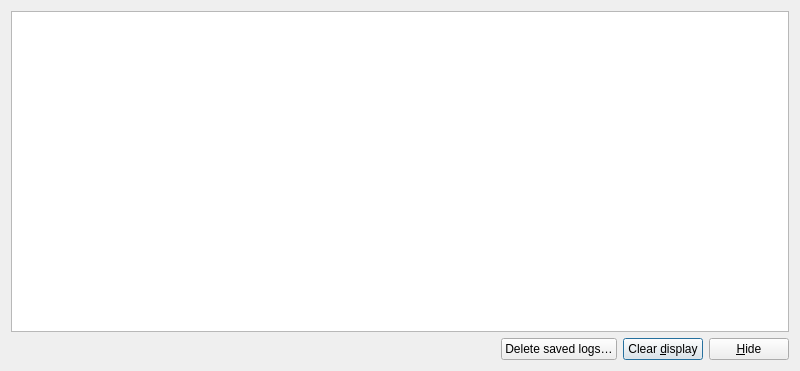
<?xml version="1.0" encoding="UTF-8"?>
<ui version="4.0">
 <class>LogWindowBase</class>
 <widget class="QDialog" name="LogWindowBase">
  <property name="geometry">
   <rect>
    <x>0</x>
    <y>0</y>
    <width>800</width>
    <height>371</height>
   </rect>
  </property>
  <property name="sizePolicy">
   <sizepolicy hsizetype="Fixed" vsizetype="Fixed">
    <horstretch>0</horstretch>
    <verstretch>0</verstretch>
   </sizepolicy>
  </property>
  <property name="minimumSize">
   <size>
    <width>400</width>
    <height>0</height>
   </size>
  </property>
  <property name="windowTitle">
   <string>Log - Barrier</string>
  </property>
  <layout class="QVBoxLayout" name="verticalLayout_2">
   <item>
    <widget class="QTextEdit" name="m_pLogOutput">
     <property name="font">
      <font>
       <family>Courier</family>
      </font>
     </property>
     <property name="autoFillBackground">
      <bool>false</bool>
     </property>
     <property name="undoRedoEnabled">
      <bool>false</bool>
     </property>
     <property name="lineWrapMode">
       <enum>QTextEdit::NoWrap</enum>
     </property>
     <property name="readOnly">
      <bool>true</bool>
     </property>
    </widget>
   </item>
   <item>
    <layout class="QHBoxLayout" name="horizontalLayout">
     <property name="sizeConstraint">
      <enum>QLayout::SetDefaultConstraint</enum>
     </property>
     <item>
      <spacer name="spacer">
       <property name="orientation">
        <enum>Qt::Horizontal</enum>
       </property>
       <property name="sizeHint" stdset="0">
        <size>
         <width>40</width>
         <height>20</height>
        </size>
       </property>
      </spacer>
     </item>
     <item>
      <widget class="QPushButton" name="m_pButtonDeleteSavedLogs">
       <property name="text"><string>Delete saved logs…</string></property>
       <property name="autoDefault"><bool>false</bool></property>
      </widget>
     </item>
     <item>
      <widget class="QPushButton" name="m_pButtonClearLog">
       <property name="text">
        <string>Clear &amp;display</string>
       </property>
      </widget>
     </item>
     <item>
      <widget class="QPushButton" name="m_pButtonHide">
       <property name="text">
        <string>&amp;Hide</string>
       </property>
      </widget>
     </item>
    </layout>
   </item>
  </layout>
 </widget>
</ui>
